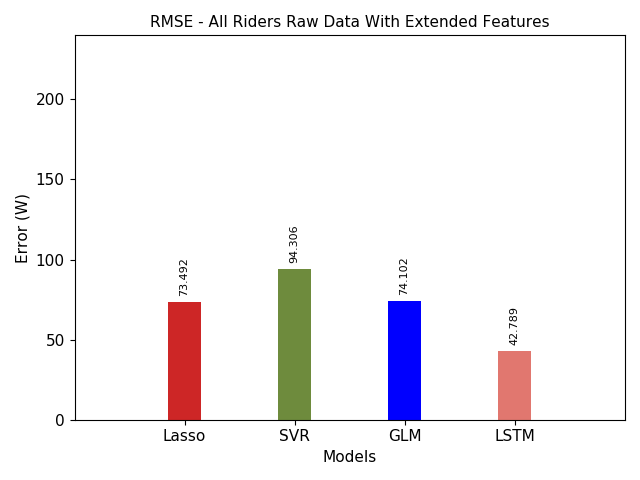

Recreate this plot in Python.
import numpy as np
import pandas as pd
import matplotlib.pyplot as plt

lasso = 73.49221361624747
svr= 94.30589674601998
glm = 74.10179155873976
lstm = 42.789098512196844
strava = 204.3193036208643
             

error = [lasso,svr,glm,lstm]#,strava

X=np.arange(1,5)
plt.axis([0,5,0,240])
bar1=plt.bar(X, error, color=['#CD2626','#6E8B3D','Blue','#e1776f'], width = 0.3)#,'#a62b65'
plt.xticks(X,['Lasso','SVR','GLM','LSTM'], fontsize=11)#,'Strava'
plt.yticks(fontsize=11)
#print(max(svr_min_rmse_sensor))
#plt.ylim((0,max(max(svr_min_rmse_sensor))))

for i,v in enumerate(error):
    plt.text(bar1[i].get_xy()[0] +.1 , v+5, str(round(v,3)),rotation=90,color='black',fontsize=8)
    
plt.title('RMSE - All Riders Raw Data With Extended Features',fontsize=11)
plt.ylabel('Error (W)',fontsize=11)
plt.xlabel('Models',fontsize=11)
plt.tight_layout()
plt.savefig('plot_alldata_rmse_ext.png')

plt.show()
